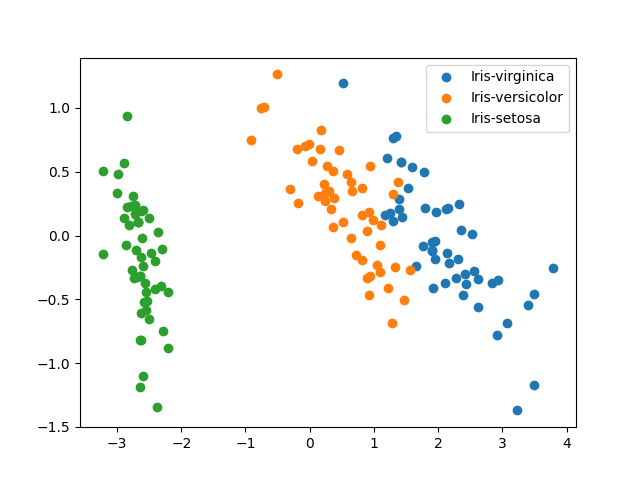

The Python source for this figure:
import numpy as np
import pandas as pd
from matplotlib import pyplot as plt


class PCA:
    def __init__(self, n_dimention: int):
        self.n_dimention = n_dimention

    def fit_transform(self, X):
        mean = np.mean(X, axis=0)
        X = X - mean
        cov = X.T.dot(X) / X.shape[0]
        #tri rieng, vector rieng
        eigen_values, eigen_vectors, = np.linalg.eig(cov)
        select_index = np.argsort(eigen_values)[::-1][:self.n_dimention]
        U = eigen_vectors[:, select_index]
        print(cov)
        print(eigen_values)
        print(eigen_vectors)
        print(cov.dot(eigen_vectors.T[0]))
        print(eigen_values[0]*eigen_vectors.T[0])
        X_new = X.dot(U)
        return X_new


if __name__ == "__main__":
    df = pd.read_csv("Iris.csv")
    X = df[["SepalLengthCm", "SepalWidthCm", "PetalLengthCm", "PetalWidthCm"]].to_numpy()
    Y = df["Species"].to_numpy()

    pca = PCA(n_dimention=2)
    new_X = pca.fit_transform(X)

    for label in set(Y):
        X_class = new_X[Y == label]
        plt.scatter(X_class[:, 0], X_class[:, 1], label=label)

    plt.legend()
    plt.savefig('PCA.png')

